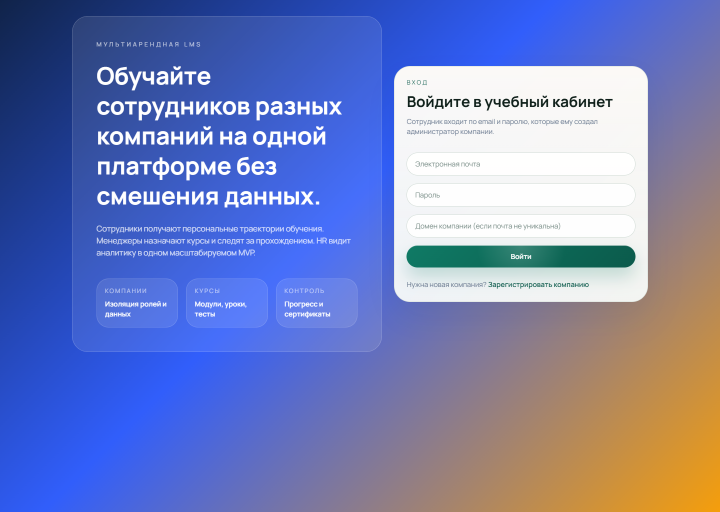
#> input picture diploma_output/screenshots/01-login.png, 1440 x 1024 px (shown at 1/2 size)
$ python build_lms_presentation.py
#> lines starting #> are read from the running program, lines starting #| are printed output that depends on the picture
from pathlib import Path
import textwrap

from PIL import Image, ImageEnhance, ImageOps
from pptx import Presentation
from pptx.dml.color import RGBColor
from pptx.enum.shapes import MSO_SHAPE
from pptx.enum.text import MSO_AUTO_SIZE, PP_ALIGN, MSO_ANCHOR
from pptx.util import Inches, Pt


ROOT = Path(__file__).resolve().parents[1]
OUTPUT_DIR = ROOT / "diploma_output"
SCREEN_DIR = OUTPUT_DIR / "screenshots"
ASSET_DIR = OUTPUT_DIR / "presentation_assets"
PPTX_PATH = OUTPUT_DIR / "Презентация_Платформа_корпоративного_обучения.pptx"
SPEECH_PATH = OUTPUT_DIR / "Краткий_рассказ_к_презентации.txt"


COLORS = {
    "ink": "10211B",
    "muted": "5D6F68",
    "subtle": "7A8E88",
    "brand": "0F7A65",
    "brand_dark": "0B5A4B",
    "accent": "D98930",
    "accent_soft": "FFE8C2",
    "cream": "FBF6EF",
    "surface": "FFFFFF",
    "surface_2": "F4FAF7",
    "line": "D5DDD7",
    "dark": "0E1F1A",
}


def rgb(hex_value: str) -> RGBColor:
    value = hex_value.strip("#")
    return RGBColor(int(value[0:2], 16), int(value[2:4], 16), int(value[4:6], 16))


def emu_to_inches(value):
    return value / 914400


# [126 lines left out: functions add_rect, add_text, add_bullets, add_footer, add_title, add_chip and 3 more, not called in this run]


def cover_crop(src: Path, dst: Path, ratio: float, anchor_y=0.0, anchor_x=0.5, enhance=True):
#> called with ratio = 1.78, anchor_y = 0, anchor_x = 0.5, enhance = True
    image = Image.open(src).convert("RGB")
#> image is the input picture: PIL image 1440x1024 RGB; mean R, G, B 116.4, 128, 185.2
    width, height = image.size
    current_ratio = width / height

    if current_ratio > ratio:
        new_width = int(height * ratio)
        left = int((width - new_width) * anchor_x)
        box = (left, 0, left + new_width, height)
    else:
        new_height = int(width / ratio)
        top = int((height - new_height) * anchor_y)
        box = (0, top, width, top + new_height)

    cropped = image.crop(box)
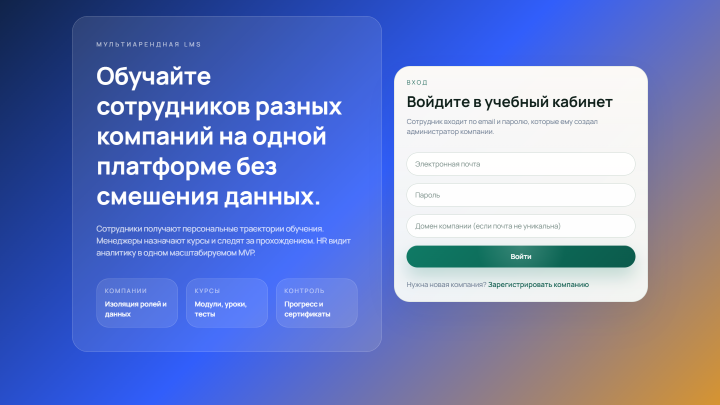
#> cropped: PIL image 1440x810 RGB (shown at 1/2 size); mean R, G, B 113.7, 130.4, 193.8
    cropped = ImageOps.expand(cropped, border=2, fill="#d5ddd7")
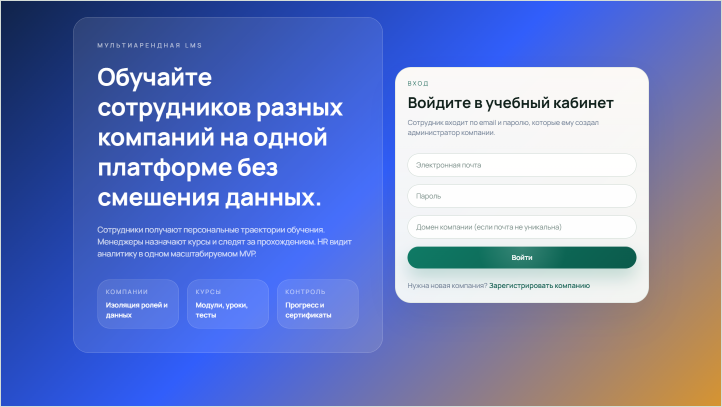
#> cropped: PIL image 1444x814 RGB (shown at 1/2 size); mean R, G, B 114.4, 131.1, 193.9
    if enhance:
        cropped = ImageEnhance.Sharpness(cropped).enhance(1.08)
        cropped = ImageEnhance.Contrast(cropped).enhance(1.02)
#> (the rest of the program and of its run is left out)
